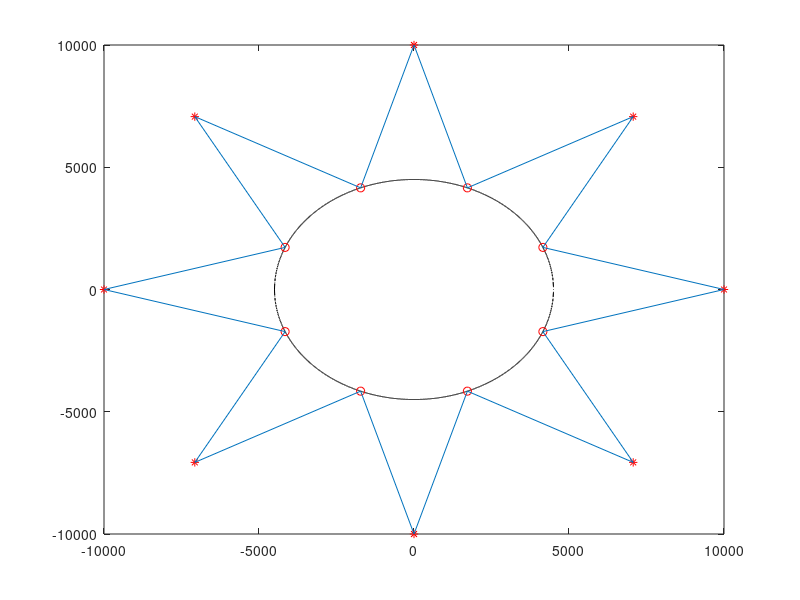

Recreate this plot in MATLAB.

function plotStars
% draw the circle
% clear; close all; clc;
x0 = 10000;
%x = -x0:x0;
%y1 = sqrt(x0^2-x.^2);
%y2 = - sqrt(x0^2-x.^2);

% user settings
ratio = 0.45; % inner circle
nv = 8; % number of vertex points
[rxVec, ryVec,rx,ry,x,y1,y2,rx1,ry1] = plotStar(x0,ratio,nv);

% Plot
figure(1)
plot(x,y1,'k--',x,y2,'k--');
axis tight;
set(gcf, 'position',[360   149   523   523]);
hold on;

plot(rx,ry,'r*');
plot(x,y1,'k-.',x,y2,'k-.');
plot(rx1,ry1,'ro');
plot(rxVec,ryVec);


function [rxVec, ryVec,rx,ry,x,y1,y2,rx1,ry1] = plotStar(x0,ratio,nv)
% draw the vertex points 
offset = 0;
[rx,ry] = getStar(x0,nv,offset);

% plot inner circle
x0 = ratio * 10000;
x = -x0:x0;
y1 = sqrt(x0^2-x.^2);
y2 = - sqrt(x0^2-x.^2);
offset = pi/nv;
[rx1,ry1] = getStar(x0,nv,offset);

% connest inner and out points
rxAll = [rx';rx1'];
ryAll = [ry';ry1'];
rxVec = [rxAll(:);rxAll(1)];
ryVec = [ryAll(:);ryAll(1)];

function [rx,ry] = getStar(x0,nv,offset)
rx = nan(nv,1);
ry = nan(nv,1);
for idx = 0: nv-1
    aAlpha = idx * 2*pi/nv + offset;
    rx(idx+1) = x0* cos(aAlpha);
    ry(idx+1) = x0* sin(aAlpha);
end

